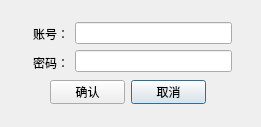
<?xml version="1.0" encoding="UTF-8"?>
<ui version="4.0">
 <class>LoginLog</class>
 <widget class="QDialog" name="LoginLog">
  <property name="geometry">
   <rect>
    <x>0</x>
    <y>0</y>
    <width>261</width>
    <height>127</height>
   </rect>
  </property>
  <property name="windowTitle">
   <string>Dialog</string>
  </property>
  <widget class="QPushButton" name="login_reject">
   <property name="geometry">
    <rect>
     <x>131</x>
     <y>80</y>
     <width>75</width>
     <height>24</height>
    </rect>
   </property>
   <property name="text">
    <string>取消</string>
   </property>
  </widget>
  <widget class="QPushButton" name="login_accept">
   <property name="geometry">
    <rect>
     <x>50</x>
     <y>80</y>
     <width>75</width>
     <height>24</height>
    </rect>
   </property>
   <property name="text">
    <string>确认</string>
   </property>
  </widget>
  <widget class="QWidget" name="">
   <property name="geometry">
    <rect>
     <x>33</x>
     <y>22</y>
     <width>199</width>
     <height>52</height>
    </rect>
   </property>
   <layout class="QHBoxLayout" name="horizontalLayout">
    <item>
     <layout class="QVBoxLayout" name="verticalLayout">
      <item>
       <widget class="QLabel" name="user_label">
        <property name="text">
         <string>账号：</string>
        </property>
       </widget>
      </item>
      <item>
       <widget class="QLabel" name="pass_label">
        <property name="text">
         <string>密码：</string>
        </property>
       </widget>
      </item>
     </layout>
    </item>
    <item>
     <layout class="QVBoxLayout" name="verticalLayout_2">
      <item>
       <widget class="QLineEdit" name="user_input"/>
      </item>
      <item>
       <widget class="QLineEdit" name="pass_int"/>
      </item>
     </layout>
    </item>
   </layout>
  </widget>
 </widget>
 <resources/>
 <connections/>
</ui>
